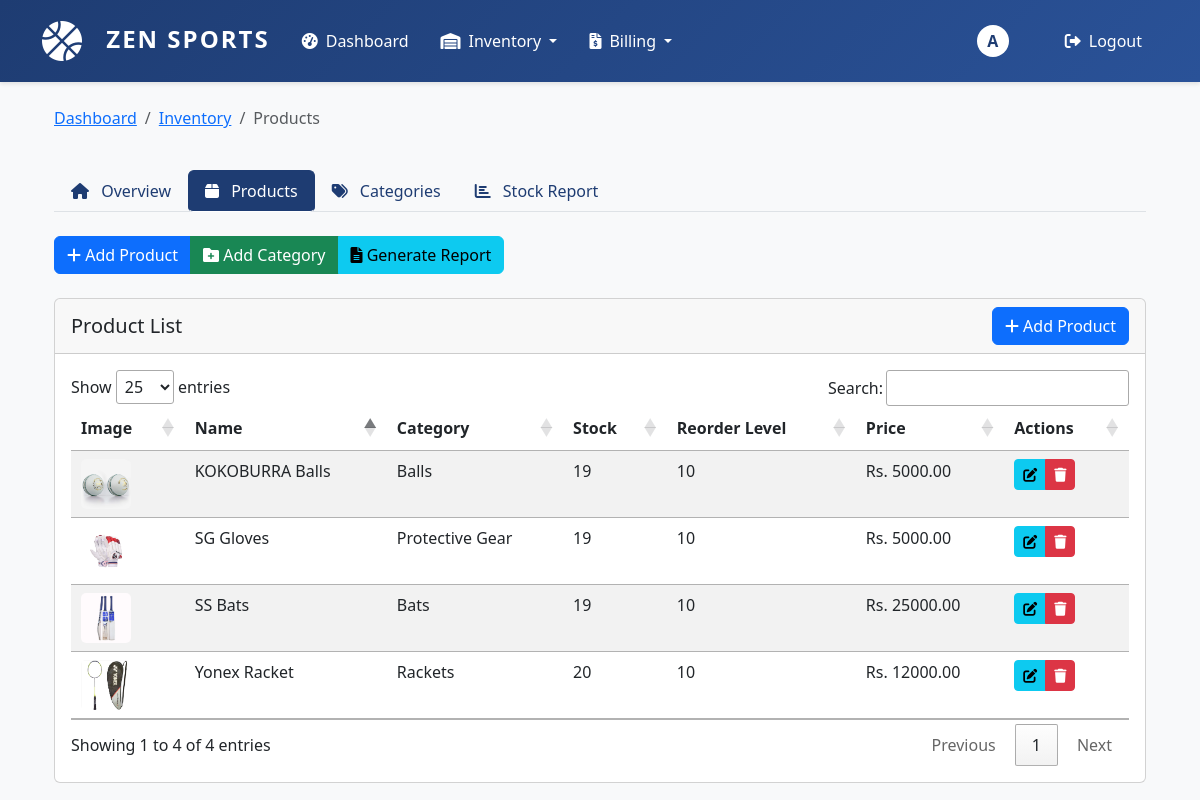
/inventory/products/ (signed in), run on the app's committed database.
### inventory/models.py (models this page shows, shortened)
class Product(models.Model):
    name = models.CharField(max_length=200)
    category = models.ForeignKey(Category, on_delete=models.SET_NULL, null=True)
    sku = models.CharField(max_length=50, unique=True)
    description = models.TextField(blank=True)
    price = models.DecimalField(max_digits=10, decimal_places=2, validators=[MinValueValidator(0)])
    stock = models.IntegerField(default=0, validators=[MinValueValidator(0)])
    reorder_level = models.IntegerField(default=10, validators=[MinValueValidator(0)],
                                      help_text="Minimum stock level before reordering")
    image = models.ImageField(upload_to='products/', null=True, blank=True, default='products/default.png')
    created_at = models.DateTimeField(auto_now_add=True)
    updated_at = models.DateTimeField(auto_now=True)
    class Meta:
        ordering = ['name']

class Category(models.Model):
    name = models.CharField(max_length=100, unique=True)
    description = models.TextField(blank=True)
    created_at = models.DateTimeField(auto_now_add=True)
    updated_at = models.DateTimeField(auto_now=True)
    class Meta:
        verbose_name_plural = "Categories"
        ordering = ['name']

### inventory/views.py (the view)
# urls.py: path('products/', views.product_list, name='product_list'),
@login_required
def product_list(request):
    products = Product.objects.select_related('category').all()
    return render(request, 'inventory/product_list.html', {'products': products})

### templates/inventory/product_list.html (shortened to what this page needs)
{% extends 'inventory/base_inventory.html' %}
{% load static %}
{% get_static_prefix as STATIC_PREFIX %}
{% block breadcrumb %}
<li class="breadcrumb-item active">Products</li>
{% endblock %}
{% block inventory_content %}
<div class="card">
    <div class="card-header d-flex justify-content-between align-items-center">
        <h5 class="mb-0">Product List</h5>
        <a href="{% url 'inventory:add_product' %}" class="btn btn-primary">
            <i class="fas fa-plus"></i> Add Product
        </a>
    </div>
    <div class="card-body">
        <div class="table-responsive">
            <table class="table table-striped" id="productsTable">
                <thead>
                    <tr>
                        <th>Image</th>
                        <th>Name</th>
                        <th>Category</th>
                        <th>Stock</th>
                        <th>Reorder Level</th>
                        <th>Price</th>
                        <th>Actions</th>
                    </tr>
                </thead>
                <tbody>
                    {% for product in products %}
                    <tr>
                        <td>
                            <img src="{{ product.image.url }}"
                                 alt="{{ product.name }}"
                                 class="product-image"
                                 onclick="showImagePreview('{{ product.image.url }}', '{{ product.name }}');"
                                 onerror="this.src='{{ STATIC_PREFIX }}img/default-product.png'; return true;">
                        </td>
                        <td>{{ product.name }}</td>
                        <td>{{ product.category.name }}</td>
                        <td>
                            {% if product.stock <= product.reorder_level %}
                            <span class="badge bg-warning">Low Stock ({{ product.stock }})</span>
                            {% else %}
                            {{ product.stock }}
                            {% endif %}
                        </td>
                        <td>{{ product.reorder_level }}</td>
                        <td>Rs. {{ product.price }}</td>
                        <td>
                            <div class="btn-group" role="group">
                                <a href="{% url 'inventory:edit_product' product.id %}" class="btn btn-sm btn-info">
                                    <i class="fas fa-edit"></i>
                                </a>
                                <button type="button" class="btn btn-sm btn-danger" data-bs-toggle="modal" data-bs-target="#deleteModal{{ product.id }}">
                                    <i class="fas fa-trash"></i>
                                </button>
                            </div>
                        </td>
                    </tr>
                    {% empty %}
                    <tr>
                        <td colspan="7" class="text-center">No products available</td>
                    </tr>
                    {% endfor %}
                </tbody>
            </table>
        </div>
    </div>
</div>
{% endblock %}

### templates/base.html (shortened to what this page needs)
<!DOCTYPE html>
{% load static %}
<html lang="en">
<head>
    <link href="https://cdn.jsdelivr.net/npm/bootstrap@5.3.0/dist/css/bootstrap.min.css" rel="stylesheet">
    <link href="https://cdnjs.cloudflare.com/ajax/libs/font-awesome/6.0.0/css/all.min.css" rel="stylesheet">
    <link rel="stylesheet" href="https://cdn.datatables.net/1.13.6/css/jquery.dataTables.min.css">
</head>
<body>
    <nav class="navbar navbar-expand-lg">
        <div class="container">
            <a class="navbar-brand" href="{% if user.is_authenticated %}{% url 'dashboard' %}{% else %}#{% endif %}">
                <i class="fas fa-basketball-ball" style="font-size:2.5rem; color:white; vertical-align:middle;"></i>
                <span style="font-weight:bold; font-size:1.5rem; color:white; margin-left:10px; letter-spacing:2px;">ZEN SPORTS</span>
            </a>
            {% if user.is_authenticated %}
            <div class="collapse navbar-collapse" id="navbarNav">
                <ul class="navbar-nav me-auto">
                    <li class="nav-item">
                        <a class="nav-link {% if request.resolver_match.url_name == 'dashboard' %}active{% endif %}" href="{% url 'dashboard' %}">
                            <i class="fas fa-tachometer-alt"></i>Dashboard
                        </a>
                    </li>
                    <li class="nav-item dropdown">
                        <a class="nav-link dropdown-toggle" href="#" id="inventoryDropdown" role="button" data-bs-toggle="dropdown">
                            <i class="fas fa-warehouse"></i>Inventory
                        </a>
                    </li>
                    <li class="nav-item dropdown">
                        <a class="nav-link dropdown-toggle" href="#" id="billingDropdown" role="button" data-bs-toggle="dropdown">
                            <i class="fas fa-file-invoice-dollar"></i>Billing
                        </a>
                    </li>
                </ul>
                <div class="user-menu">
                    <a href="{% url 'users:profile' %}" class="nav-link p-0">
                        <span class="user-avatar">{{ request.user.username|first|upper }}</span>
                    </a>
                    <a class="nav-link" href="{% url 'logout' %}">
                        <i class="fas fa-sign-out-alt"></i>Logout
                    </a>
                </div>
            </div>
            {% endif %}
        </div>
    </nav>
    <div class="container mt-4">
        {% block content %}{% endblock %}
    </div>
</body>
</html>

### templates/base.html (style rules this page uses)
:root { --primary-color: #1e3c72; --secondary-color: #2a5298; }
body { background-color: #f8f9fa; }
.navbar { background: linear-gradient(135deg, var(--primary-color) 0%, var(--secondary-color) 100%); padding: 1rem 0; box-shadow: 0 2px 4px rgba(0, 0, 0, 0.1); }
.navbar-brand { color: white !important; font-weight: bold; font-size: 1.5rem; }
.navbar-brand i { margin-right: 0.5rem; }
.nav-link { color: #fff !important; padding: 0.5rem 1rem !important; border-radius: 5px; transition: all 0.3s ease; }
.nav-link i { margin-right: 0.5rem; }
.user-menu { display: flex; align-items: center; gap: 1rem; }
.user-menu .nav-link { display: flex; align-items: center; }
.user-avatar { width: 32px; height: 32px; border-radius: 50%; background-color: white; display: flex; align-items: center; justify-content: center; color: var(--primary-color); font-weight: bold; margin-right: 0.5rem; transition: all 0.3s ease; cursor: pointer; }

### templates/inventory/product_list.html (style rules this page uses)
.product-image { width: 50px; height: 50px; object-fit: cover; border-radius: 5px; cursor: pointer; }

### data on the page
Product: image (picture), name "KOKOBURRA Balls", category.name "Balls", stock "19", reorder_level "10", price "5000.00"
Product: image (picture), name "SG Gloves", category.name "Protective Gear", stock "19", reorder_level "10", price "5000.00"
Product: image (picture), name "SS Bats", category.name "Bats", stock "19", reorder_level "10", price "25000.00"
Product: image (picture), name "Yonex Racket", category.name "Rackets", stock "20", reorder_level "10", price "12000.00"

### other printed values
{{ request.user.username|first|upper }} "A"
